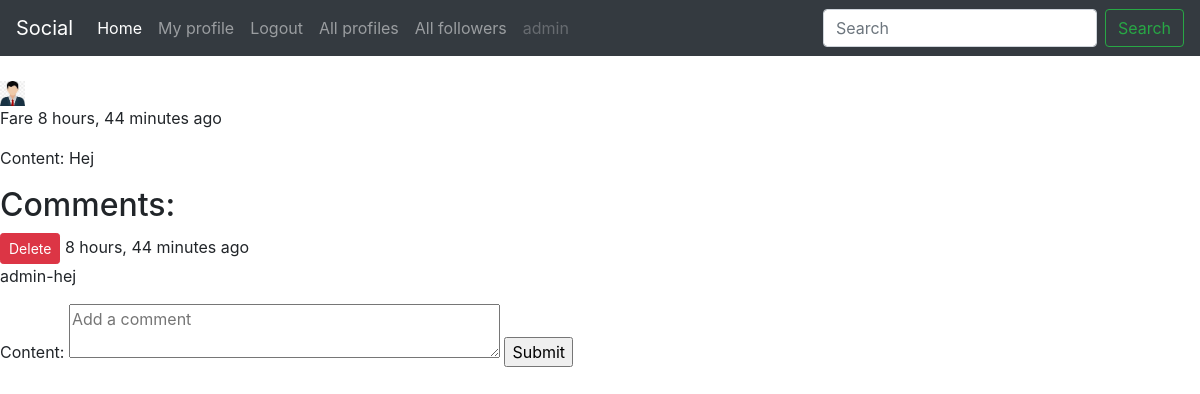
The app's page /post_detail/14/ (signed in) with its own data.
### posts/models.py (models this page shows, shortened)
class Post(models.Model):
    author = models.ForeignKey(Profile, on_delete=models.CASCADE)
    content = models.TextField()
    liked = models.ManyToManyField(Profile, related_name='likes',blank=True)
    created_at = models.DateTimeField(auto_now_add=True)
    updated_at = models.DateTimeField(auto_now=True)
    class Meta:
        ordering = ("-created_at",)

class Comment(models.Model):
    post = models.ForeignKey(Post, on_delete=models.CASCADE)
    author = models.ForeignKey(Profile, on_delete=models.CASCADE)
    content = models.TextField()
    created_at = models.DateTimeField(auto_now_add=True)
    updated_at = models.DateTimeField(auto_now=True)

### profiles/models.py (models this page shows, shortened)
class Profile(models.Model):
    first_name = models.CharField(max_length=225)
    last_name = models.CharField(max_length=225)
    bio = models.TextField()
    user = models.OneToOneField(User, on_delete=models.CASCADE)
    image = models.ImageField(upload_to="post_images",default="avatar.jpg")
    followers = models.ManyToManyField(User,related_name="follower",blank=True)
    created = models.DateTimeField(auto_now_add=True)
    updated = models.DateTimeField(auto_now=True)
    def __str__(self):
        return self.user.username

### posts/views.py (the view, shortened to what this page needs)
# urls.py: path("post_detail/<str:pk>/",views.post_detail,name="post_detail"),
@login_required(login_url='account_login')
def post_detail(request,pk):
    post = Post.objects.get(pk=pk)
    profile = Profile.objects.get(user=request.user)
    c_form = CommentForm()
    context = {
        "post":post,
        "c_form":c_form,
        }
    return render(request, 'posts/post_detail.html',context)

### posts/forms.py
class CommentForm(forms.ModelForm):
    content = forms.CharField(widget=forms.Textarea(attrs={'rows':2,"placeholder":"Add a comment"}))
    class Meta:
        model = Comment
        fields = ("content",)

### posts/templates/posts/post_detail.html (shortened to what this page needs)
{% extends 'base.html' %}
{% block content %}
            <br>
            <img width="25" height="25" src="{{ post.author.image.url }}" />
            <p>{{ post.author }} {{ post.created_at | timesince }} ago </p>
            <p>Content: {{ post.content }}</p>
            <h2>Comments:</h2>
            {% if post.comment_set.all %}
                {% for c in post.comment_set.all  %}
                {% if request.user == c.author.user %}
                <a href="{% url 'delete_comment' c.pk %}"><button class="btn btn-sm btn-danger">Delete</button></a>
                {% endif %}
                    {{ post.created_at | timesince }} ago
                    <p>{{c.author }}-{{ c.content }}</p>
                {% endfor %}
            {% endif %}
            <form action="" method="POST">
                {{ c_form }}
                <input type="submit" name="submit_c_form">
            </form>
{% endblock content %}

### templates/navbar.html (shortened to what this page needs)
<nav class="navbar navbar-expand-lg navbar-dark bg-dark">
    <a class="navbar-brand" href="">Social</a>
    <div class="collapse navbar-collapse" id="navbarSupportedContent">
      <ul class="navbar-nav mr-auto">
        <li class="nav-item active">
          <a class="nav-link" href="/posts/">Home <span class="sr-only">(current)</span></a>
        </li>
        <li class="nav-item">
          <a class="nav-link" href="{% url 'my_profile' %}">My profile</a>
        </li>
        {% if request.user.is_authenticated %}
        <li class="nav-item">
          <a class="nav-link" href="{% url 'account_logout' %}">Logout</a>
        </li>
        <li class="nav-item">
          <a class="nav-link" href="{% url 'all_profiles' %}">All profiles</a>
        </li>
        <li class="nav-item">
          <a class="nav-link" href="{% url 'all_user_followers' %}">All followers</a>
        </li>
        {% else %}
        <li class="nav-item">
          <a class="nav-link" href="{% url 'account_signup' %}">Signup</a>
        </li>
        {% endif %}
        <li class="nav-item">
          <a class="nav-link disabled" href="#">{{ request.user.username }}</a>
        </li>
      </ul>
      <form action="{% url 'search' %}" method="POST" class="form-inline my-2 my-lg-0">
        <input class="form-control mr-sm-2" type="search" name="search" placeholder="Search" aria-label="Search">
        <button class="btn btn-outline-success my-2 my-sm-0" type="submit">Search</button>
      </form>
    </div>
  </nav>

### records on screen
Post: author.image (placeholder picture), author "Fare", created_at "8 hours, 44 minutes", content "Hej"
Comment: shows "Delete", author "admin", content "hej"

### other values on screen
{{ request.user.username }} "admin"
